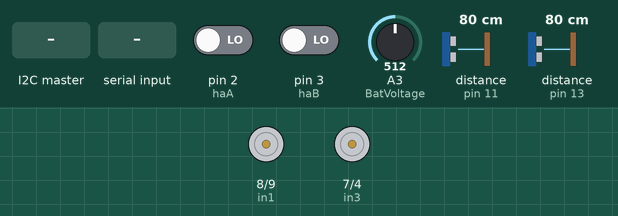
Simulated run of this sketch. Board: Arduino Uno, built with avr-gcc and run on an emulated ATmega328P. Parts: motor-driver pin pairs drawn as motors (green arrow = first pin HIGH = forward, orange = second pin HIGH = backward, longer = more drive, scaled by the enable pin). Wiring (inferred from the names in the program): 2 × ultrasonic range finder: trigger pin 10, echo pin 11 / trigger pin 12, echo pin 13. The test bench sets the inputs (shaded band); at power-on: pin 2 (haA) LOW, pin 3 (haB) LOW, A3 (BatVoltage) = 512, distance to the obstacle (sensors on pin 11, pin 13) 80 cm. The echo pulse lasts 58.3 µs per cm; what the sketch prints to the serial monitor is not drawn.

Above: at 1.2 s.
1.3 s: the I2C master sends the byte 5
At 1.7 s:
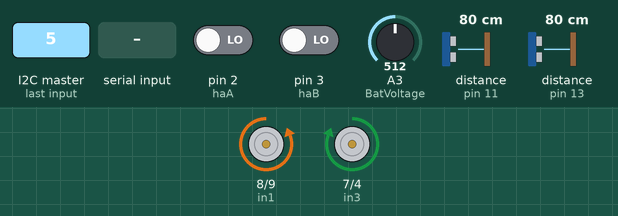
2.8 s: "90,45\n" received over Serial
At 3.9 s:
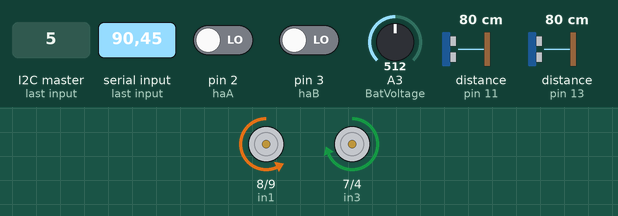
4.3 s: the I2C master sends the byte 90
At 5.0 s:
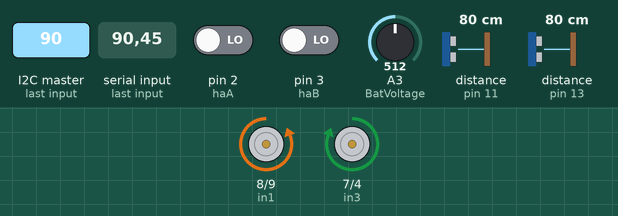
5.8 s: "200\n" received over Serial
At 6.6 s:
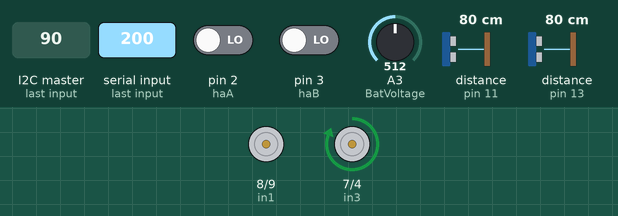
7.4 s: "30,150\n" received over Serial
At 8.6 s:
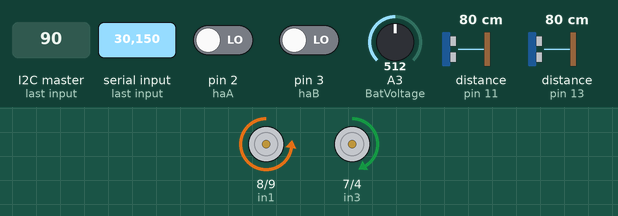
8.9 s: "1,90,45\n" received over Serial
At 9.4 s:
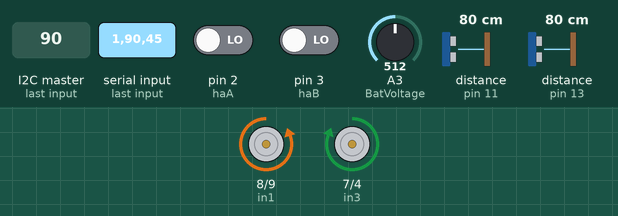
Timing chart, 0 to 11.4 s (numbered marks = the images above; inputs shaded):
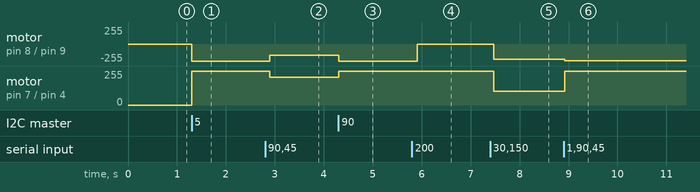

Measured:
- after the input at 1.3 s, motor on pin 8 (in1) / pin 9 (in2): stopped → backward 255/255 at once; motor on pin 7 (in3) / pin 4 (in4): stopped → forward 255/255 at once
- after the input at 2.8 s, motor on pin 8 (in1) / pin 9 (in2): backward 255/255 → backward 165/255 after 0.10 s; motor on pin 7 (in3) / pin 4 (in4): forward 255/255 → forward 210/255 after 0.10 s
- after the input at 4.3 s, motor on pin 8 (in1) / pin 9 (in2): backward 165/255 → backward 255/255 at once; motor on pin 7 (in3) / pin 4 (in4): forward 210/255 → forward 255/255 at once
- after the input at 5.8 s, motor on pin 8 (in1) / pin 9 (in2): backward 255/255 → stopped after 0.11 s
- after the input at 7.4 s, motor on pin 8 (in1) / pin 9 (in2): stopped → backward 225/255 after 0.07 s; motor on pin 7 (in3) / pin 4 (in4): forward 255/255 → forward 105/255 after 0.07 s
- after the input at 8.9 s, motor on pin 8 (in1) / pin 9 (in2): backward 225/255 → backward 254/255 at once; motor on pin 7 (in3) / pin 4 (in4): forward 105/255 → forward 255/255 at once

The sketch:

Main_Arduino.ino
```cpp
/*
 *   Tygo-bear
 *   Garden Gnome
 *   Motor control
 *
 *   for communication over I2C or serial
 *   Send    "255255" to set motors in idle
 *            \ /\ /
 *   Motor:    A  B
 *
 *   Write "000000" for full reverse (both motors).
 *   Write "510510" for full forwards (both motors).
 *   Write "255510" for motor A in neutral and motor B forward.
*/
#include <Wire.h> //I2C library on port A4 and A5

#define SLAVE_ADDRESS 0x08 //Arduino slave addres

#define enA 6 //PWM motor A
#define in1 8 //control motor A
#define in2 9 //control motor A
#define enB 5 //PWM motor B
#define in3 7 //control motor B
#define in4 4 //control motor B

#define haA 2 //A motor feedback
#define haB 3 //B motor feedback

#define BatVoltage A3 //battery voltage

// Define Trig and Echo pin:
#define trigPin1 10
#define echoPin1 11
#define trigPin2 12
#define echoPin2 13

const float soundOffset = 331.3;
const float tempetureSoundRatio = 0.606;

int temperature = 20;
int afstand1 = -1;
int afstand2 = -1;

int Delta_T = 1;

String str_recieved_from_RPi = ""; //store Received data of I2C

int MotorAMulti = -1; //Motor A multiplier
int MotorBMulti = 1; //Motor B multiplier

//Motor speed
int motorSpeedA = 0;
int motorSpeedB = 0;

//target speed of motors
int targetSpeedA = 0;
int targetSpeedB = 0;

//Motor hall sensor feedback
int ticksA = 0;
int ticksB = 0;

int batterijSpanning = 0;

void setup() {
  pinMode(enA, OUTPUT);
  pinMode(enB, OUTPUT);
  pinMode(in1, OUTPUT);
  pinMode(in2, OUTPUT);
  pinMode(in3, OUTPUT);
  pinMode(in4, OUTPUT);

  pinMode(trigPin1, OUTPUT);
  pinMode(echoPin1, INPUT);
  pinMode(trigPin2, OUTPUT);
  pinMode(echoPin2, INPUT),

  pinMode(BatVoltage, INPUT);

  attachInterrupt(digitalPinToInterrupt(haA),Apuls,RISING);
  attachInterrupt(digitalPinToInterrupt(haB),Bpuls,RISING);

  Serial.begin(115200);
  Serial.setTimeout(2);

  // I2C begin on addres
  Wire.begin(SLAVE_ADDRESS);
  // I2C events
  Wire.onReceive(receiveData);
  Wire.onRequest(sendData);
}

int berekenAfstand(int tijd)
{
  // Calculate speed of sound in m/s:
  float speedofsound = 331.3+(0.606*temperature);
  // Calculate the distance in cm:
  int distance = tijd*(speedofsound/10000)/2;

  return distance;
}

void updateUltrasoon()
{
  afstand1 = readUltrasoon(trigPin1, echoPin1);
  afstand2 = readUltrasoon(trigPin2, echoPin2);
}

int readUltrasoon(int trigerPin, int echoPin)
{
  digitalWrite(trigerPin, LOW);
  delayMicroseconds(5);// Trigger the sensor by setting the trigPin high for 10 microseconds:
  digitalWrite(trigerPin, HIGH);

  delayMicroseconds(10);

  digitalWrite(trigerPin, LOW);// Read the echoPin. This returns the duration (length of the pulse) in microseconds:
  int duration = pulseIn(echoPin, HIGH);

  return berekenAfstand(duration);
}

String getLog()
{
  String dataToSend = "";
  dataToSend += "{";
  dataToSend += targetSpeedA;
  dataToSend += "/";
  dataToSend += targetSpeedB;
  dataToSend += "/";
  dataToSend += motorSpeedA;
  dataToSend += "/";
  dataToSend += motorSpeedB;
  dataToSend += "/";
  dataToSend += afstand1;
  dataToSend += "/";
  dataToSend += afstand2;
  dataToSend += "/";
  dataToSend += batterijSpanning;
  dataToSend += "}";

  return dataToSend;
}

void sendData()
{
  Serial.println("datarequest");
  String dataToSend = getLog();

  char byteString[30];
  dataToSend.toCharArray(byteString, 30);
  Serial.println("sending");
  Serial.println(dataToSend);

  Wire.write(byteString);
}

void receiveData(int byteCount)
{
  str_recieved_from_RPi = ""; //flush cach

  //read full string received over I2C
  while ( Wire.available())
  {
    char tempC = (char)Wire.read();
    if(tempC != NULL)//filter NULL chars
    {
      str_recieved_from_RPi += tempC;
    }
  }

  if(str_recieved_from_RPi != "")
  {
    proccesCommand(str_recieved_from_RPi);
    Serial.println("execute data");
  }

  Serial.print("received data:");
  Serial.print(str_recieved_from_RPi);
  Serial.println(":");

}

void loop()
{
  motorFeedback();
  updateUltrasoon();
  batVoltageReadOut();

  Serial.println(getLog());

  delay(100);
}

void batVoltageReadOut()
{
  batterijSpanning = analogRead(BatVoltage);
}

void motorFeedback()
{
  motorSpeedA = ticksA / Delta_T;
  motorSpeedB = ticksB / Delta_T;

  ticksA = 0;
  ticksB = 0;
}

void Apuls()
{
  ticksA += 1;
}

void Bpuls()
{
  ticksB += 1;
}

void serialEvent()
{
  String s = Serial.readString();
  proccesCommand(s);
}

void proccesCommand(String s)
{
  Serial.print("proccesing: ");
  Serial.println(s);

  String s1 = "";
  String s2 = "";

  s1 = s.substring(0,3);
  s2 = s.substring(3,6);

  int a = s1.toInt();
  int b = s2.toInt();

  motorControl(a-255,b-255);
}

void motorControl(int a, int b)
{
  targetSpeedA = a;
  targetSpeedB = b;

  a = a * MotorAMulti;
  b = b * MotorBMulti;

  writeMotor(a,enA,in1,in2);
  writeMotor(b,enB,in3,in4);

}

void writeMotor(int pwm, int pwmPin, int in1M, int in2M)
{
  int r = pwm;

  if(pwm < 0)
  {
    r = r * -1;

   // Set Motor backwards
   digitalWrite(in1M, HIGH);
   digitalWrite(in2M, LOW);
  }
  else
  {
   // Set Motor forwards
   digitalWrite(in1M, LOW);
   digitalWrite(in2M, HIGH);
  }

  if(r < 70) //motor underpower protection
  {
    r = 0;
  }

  analogWrite(pwmPin, r); //write pwn signal
}
```
